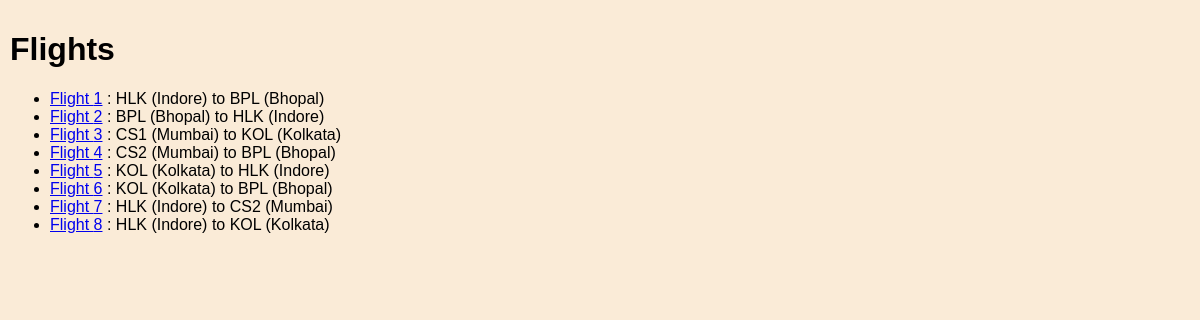
The app's page /flights/ with its own data.
### flights/models.py (models this page shows, shortened)
class Flight(models.Model):
    origin = models.ForeignKey("Airport", related_name=("departure"), on_delete=models.CASCADE)
    destination = models.ForeignKey("Airport", related_name=("arrival"),on_delete=models.CASCADE)
    duration = models.IntegerField()

class Airport(models.Model):
    code = models.CharField(max_length=3)
    city = models.CharField(max_length=64)
    def __str__(self):
        return f"{self.code} ({self.city})"

### flights/views.py (the view)
# urls.py: path('', views.index, name='index'),
def index(request):
    return render(request, "flights/index.html",{
        "flights" : Flight.objects.all()
    })

### flights/templates/flights/index.html (shortened to what this page needs)
{% extends 'flights/layout.html' %}
{% block body %}
    <div class="div-main">
        <div class="div-main-inside">
            <h1>Flights</h1>
            <ul>
                {% for flight in flights %}
                    <li><a href="{% url 'flight' flight.id %}">Flight {{ flight.id }}</a> : {{ flight.origin }} to {{ flight.destination }}</li>
                {% endfor %}
            </ul>
        </div>
    </div>
{% endblock body %}

### flights/templates/flights/layout.html (shortened to what this page needs)
{% load static %}
<!DOCTYPE html>
<html lang="en">
<head>
    <link rel="stylesheet" href="{% static 'flights/style.css' %}">
</head>
<body>
    {% block body %}
    {% endblock body %}
</body>
</html>

### flights/static/flights/style.css (style rules this page uses)
body { width: 100%; background-color: antiquewhite; font-family: Verdana, Geneva, Tahoma, sans-serif; color: black; font-size: 1rem; }
.div-main { width: 100%; padding: 2px; }
.div-main-inside { line-height: 2px solid grey; width: 100%; margin: auto; }

### records on screen
Flight: id "1", origin "HLK (Indore)", destination "BPL (Bhopal)"
Flight: id "2", origin "BPL (Bhopal)", destination "HLK (Indore)"
Flight: id "3", origin "CS1 (Mumbai)", destination "KOL (Kolkata)"
Flight: id "4", origin "CS2 (Mumbai)", destination "BPL (Bhopal)"
Flight: id "5", origin "KOL (Kolkata)", destination "HLK (Indore)"
Flight: id "6", origin "KOL (Kolkata)", destination "BPL (Bhopal)"
Flight: id "7", origin "HLK (Indore)", destination "CS2 (Mumbai)"
Flight: id "8", origin "HLK (Indore)", destination "KOL (Kolkata)"
